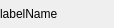
<?xml version="1.0" encoding="UTF-8"?>
<ui version="4.0">
 <class>FilterTagCell</class>
 <widget class="QWidget" name="FilterTagCell">
  <property name="geometry">
   <rect>
    <x>0</x>
    <y>0</y>
    <width>114</width>
    <height>28</height>
   </rect>
  </property>
  <property name="windowTitle">
   <string>Form</string>
  </property>
  <layout class="QHBoxLayout" name="horizontalLayout">
   <property name="spacing">
    <number>0</number>
   </property>
   <property name="leftMargin">
    <number>0</number>
   </property>
   <property name="topMargin">
    <number>0</number>
   </property>
   <property name="rightMargin">
    <number>0</number>
   </property>
   <property name="bottomMargin">
    <number>0</number>
   </property>
   <item>
    <widget class="QLabel" name="labelName">
     <property name="sizePolicy">
      <sizepolicy hsizetype="Expanding" vsizetype="Ignored">
       <horstretch>0</horstretch>
       <verstretch>0</verstretch>
      </sizepolicy>
     </property>
     <property name="text">
      <string>labelName</string>
     </property>
    </widget>
   </item>
   <item>
    <widget class="QPushButton" name="pushDelete">
     <property name="cursor">
      <cursorShape>PointingHandCursor</cursorShape>
     </property>
     <property name="text">
      <string/>
     </property>
     <property name="flat">
      <bool>true</bool>
     </property>
    </widget>
   </item>
  </layout>
 </widget>
 <resources/>
 <connections/>
</ui>
